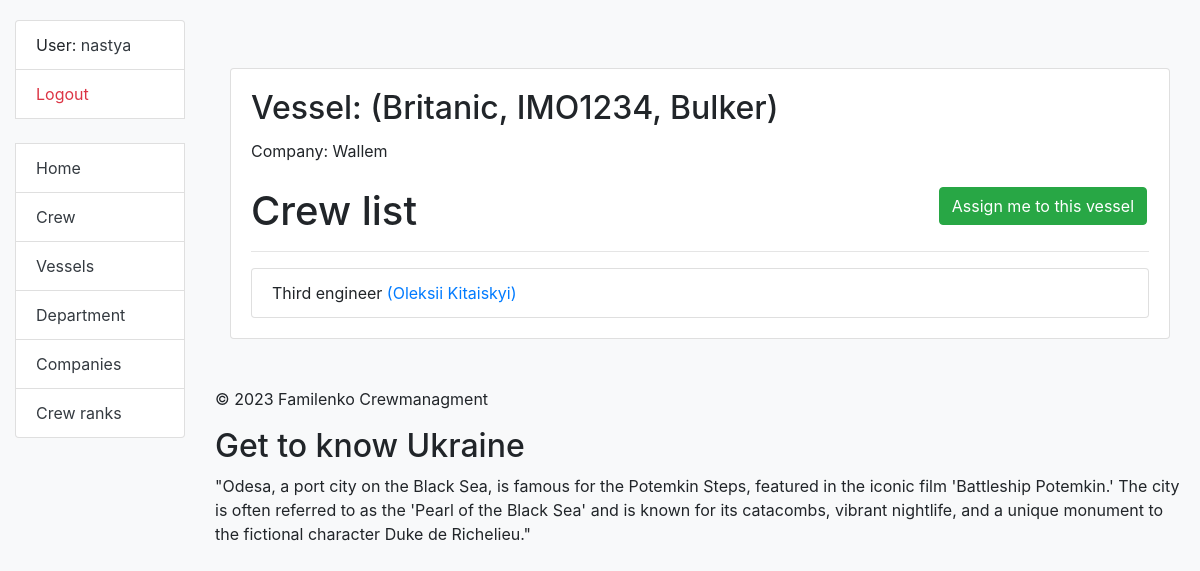
The page /vessels/8/ (signed in) on the database its author committed.
### crewing/models.py (models this page shows, shortened)
class Crew(AbstractUser):
    position = models.ForeignKey(Position, on_delete=models.CASCADE, related_name='sailors', null=True, blank=True)
    salary = models.IntegerField(null=True, blank=True)
    date_of_birth = models.DateField(null=True, blank=True)
    date_of_joining = models.DateField(null=True, blank=True)
    date_of_leaving = models.DateField(null=True, blank=True)
    vessel_type = models.ManyToManyField(VesselType, related_name='sailors')
    vessel = models.ForeignKey('Vessel', on_delete=models.DO_NOTHING, related_name='sailors', null=True, blank=True)
    class Meta:
        verbose_name_plural = "sailors"
        verbose_name = "sailor"
        ordering = ["-position"]
    def get_absolute_url(self):
        return reverse("crewing:crew-detail", kwargs={"pk": self.pk})

class Vessel(models.Model):
    name = models.CharField(max_length=50)
    IMO_number = models.IntegerField(unique=True)
    vessel_type = models.ForeignKey(VesselType, on_delete=models.CASCADE, related_name='vessels')
    company = models.ForeignKey('Company', on_delete=models.CASCADE, related_name='vessels')
    class Meta:
        verbose_name_plural = "vessels"
        verbose_name = "vessel"
        ordering = ["name"]

class VesselType(models.Model):
    name = models.CharField(max_length=50, unique=True)
    description = models.TextField(blank=True, null=True)
    def __str__(self):
        return self.name
    class Meta:
        verbose_name = "vessel_type"
        verbose_name_plural = "vessel_types"
        ordering = ["name"]

class Company(models.Model):
    name = models.CharField(max_length=50)
    country = models.CharField(max_length=50)
    description = models.TextField(blank=True, null=True)
    class Meta:
        verbose_name_plural = "companies"
        verbose_name = "company"
        ordering = ["name"]
    def __str__(self):
        return self.name

class Position(models.Model):
    name = models.CharField(max_length=50, unique=True)
    responsibility = models.TextField(blank=True, null=True)
    class Meta:
        verbose_name = "position"
        verbose_name_plural = "positions"
        ordering = ["name"]
    def __str__(self):
        return self.name

### crewing/views.py (the view)
# urls.py: path("vessels/<int:pk>/", VesselDetailView.as_view(), name="vessel-detail"),
class VesselDetailView(LoginRequiredMixin, generic.DetailView):
    model = Vessel
    template_name = "crewing/vessel/detail.html"
    def get_queryset(self):
        return Vessel.objects.select_related('vessel_type', 'company')

### crewing/context_processors.py (called while the page is built)
def get_interesting_fact(request: HttpRequest) -> dict:
    with open("crewing/data_for_footer.json", "r") as f:
        history_data = f.read().split("\n")
    history = random.choice(history_data)
    return {"history": history}

### templates/crewing/vessel/detail.html
{% extends "base.html" %}
{% block content %}
  <div class="container mt-5">
    <div class="card">
      <div class="card-body">
        <h2 class="card-title">Vessel: ({{ vessel.name }}, IMO{{ vessel.IMO_number }}, {{ vessel.vessel_type }})</h2>
        <p class="card-text">Company: {{ vessel.company }}</p>
        <h1 class="mt-4">
          Crew list
          {% if vessel == user.vessel %}
            <a href="{% url 'crewing:toggle-vessel-assign' pk=vessel.id %}" class="btn btn-danger link-to-page">
              Delete me from this vessel
            </a>
          {% else %}
            <a href="{% url 'crewing:toggle-vessel-assign' pk=vessel.id %}" class="btn btn-success link-to-page">
              Assign me to this vessel
            </a>
          {% endif %}
        </h1>
        <hr>
        <ul class="list-group">
          {% for sailor in vessel.sailors.all %}
            <li class="list-group-item">
              {{ sailor.position }}
              <a href="{{ sailor.get_absolute_url }}">
                ({{ sailor.first_name }} {{ sailor.last_name }}) {% if user == sailor %} (Me){% endif %}
              </a>
            </li>
          {% endfor %}
        </ul>
      </div>
    </div>
  </div>
{% endblock %}

### templates/includes/sidebar.html
<ul class="sidebar-nav list-group bg-light">
  {% if user.is_authenticated %}
    <li class="list-group-item">User: <a href="{{ user.get_absolute_url }}" class="text-dark">{{ user.get_username }}</a></li>
    <li class="list-group-item"><a href="{% url 'logout'%}?next={{request.path}}" class="text-danger">Logout</a></li>
  {% else %}
    <li class="list-group-item"><a href="{% url 'login'%}?next={{request.path}}" class="text-primary">Login</a></li>
  {% endif %}
  <br>
  <li class="list-group-item"><a href="{% url 'crewing:index' %}" class="text-dark">Home</a></li>
  <li class="list-group-item"><a href="{% url 'crewing:crew-list' %}" class="text-dark">Crew</a></li>
  <li class="list-group-item"><a href="{% url 'crewing:vessel-list' %}" class="text-dark">Vessels</a></li>
  <li class="list-group-item"><a href="{% url 'crewing:vessel-type-list' %}" class="text-dark">Department</a></li>
  <li class="list-group-item"><a href="{% url 'crewing:company-list' %}" class="text-dark">Companies</a></li>
  <li class="list-group-item"><a href="{% url 'crewing:position-list' %}" class="text-dark">Crew ranks</a></li>
</ul>

### static/css/styles.css (style rules this page uses)
body { margin-top: 20px; }
.link-to-page { float: right; margin: 0 2px 0 2px; }

### rows shown on the page
Crew: get_username "nastya"
Vessel: name "Britanic", IMO_number "1234", vessel_type "Bulker", company "Wallem"
Crew: position "Third engineer", first_name "Oleksii", last_name "Kitaiskyi"
